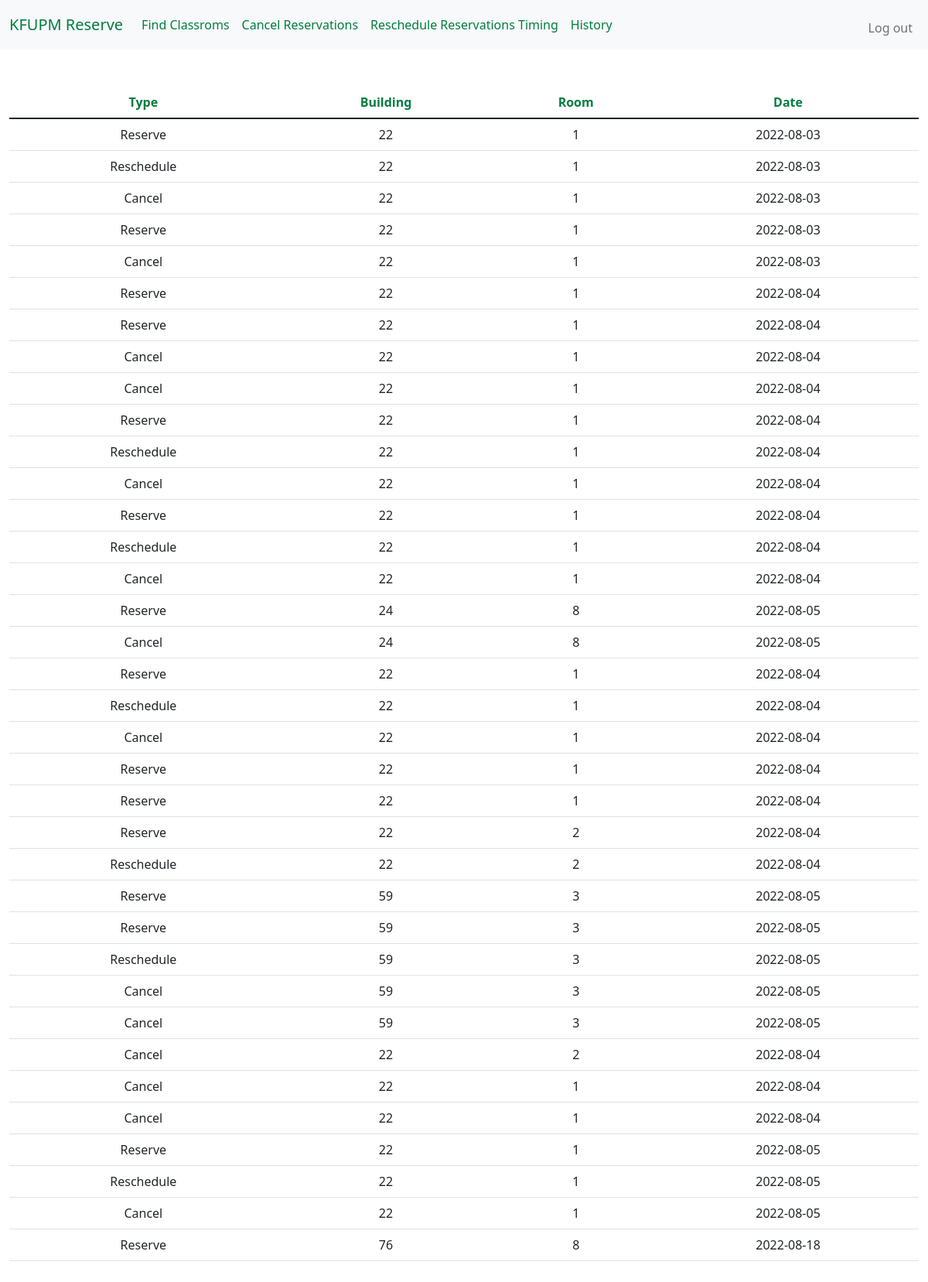
Screenshot of /history (signed in) with the database file from the repository.
### tables this page shows
CREATE TABLE history(
type TEXT NOT NULL, date TEXT NOT NULL, user_id INTEGER NOT NULL, building INTEGER NOT NULL, number INTEGER NOT NULL);

### app.py (the view)
@app.route("/history")
@login_required
def history():
    id = session["user_id"]
    information = db.execute("SELECT * FROM history WHERE user_id = ?;", id)
    return render_template("history.html", information = information)

### app.py (called while the page is built)
@app.after_request
def after_request(response):
    response.headers["Cache-Control"] = "no-cache, no-store, must-revalidate"
    response.headers["Expires"] = 0
    response.headers["Pragma"] = "no-cache"
    return response

### helpers.py (called while the page is built)
def login_required(f):
    @wraps(f)
    def decorated_function(*args, **kwargs):
        if session.get("user_id") is None:
            return redirect("/login")
        return f(*args, **kwargs)
    return decorated_function

### templates/history.html (shortened to what this page needs)
{% extends "layout.html" %}
{% block main %}
    <table class="table" id="myTable">
        <tr>
            <th scope="col">Type</th>
            <th scope="col">Building</th>
            <th scope="col">Room</th>
            <th scope="col">Date</th>
          </tr>
          <tbody>
            {% for info in information %}
                <tr scope="row">
                  <td>
                    {{info["type"]}}
                  </td>
                  <td>
                    {{info["building"]}}
                  </td>
                  <td>
                    {{info["number"]}}
                  </td>
                  <td>
                    {{info["date"]}}
                  </td>
                </tr>
            {% endfor %}
          </tbody>
    </table>
{% endblock %}

### templates/layout.html (shortened to what this page needs)
<!DOCTYPE html>
<html lang="en">
    <head>
        <link href="https://cdn.jsdelivr.net/npm/bootstrap@5.1.3/dist/css/bootstrap.min.css" rel="stylesheet">
        <link href="/static/styles.css" rel="stylesheet">
    </head>
    <body>
        <div clas="container-fluid">
            <nav class="navbar navbar-expand-md navbar-light bg-light">
                <div class="container-fluid">
                  <a class="navbar-brand" href="/" style="color: #007d40;">KFUPM Reserve</a>
                  {% if session["user_id"] %}
                    <div class="collapse navbar-collapse" id="navbarScroll">
                        <ul class="navbar-nav me-auto my-2 my-lg-0 navbar-nav-scroll" style="--bs-scroll-height: 100px;">
                        <li class="nav-item">
                            <a class="nav-link" aria-current="page" href="/find" style="color: #007d40;">Find Classroms</a>
                        </li>
                        <li class="nav-item">
                            <a class="nav-link" href="/cancel" style="color: #007d40;">Cancel Reservations</a>
                        </li>
                        <li class="nav-item">
                            <a class="nav-link" style="color: #007d40;" href="/reschedule">Reschedule Reservations Timing</a>
                        </li>
                        <li class="nav-item">
                            <a class="nav-link" style="color: #007d40;" href="/history">History</a>
                        </li>
                        </ul>
                        <ul class="navbar-nav ms-auto mt-2">
                            <li class="nav-item">
                                <a class="nav-link" href="/logout">Log out</a>
                            </li>
                        </ul>
                    </div>
                {% endif %}
              </nav>
        </div>
        <main class="container-fluid py-5 text-center">
            {% block main %}{% endblock %}
        </main>
    </body>
</html>

### static/styles.css (style rules this page uses)
th { color: #007d40; }

### rows the page displays
history: type "Reserve", building "22", number "1", date "2022-08-03"
history: type "Reschedule", building "22", number "1", date "2022-08-03"
history: type "Cancel", building "22", number "1", date "2022-08-03"
history: type "Reserve", building "22", number "1", date "2022-08-03"
history: type "Cancel", building "22", number "1", date "2022-08-03"
history: type "Reserve", building "22", number "1", date "2022-08-04"
history: type "Reserve", building "22", number "1", date "2022-08-04"
history: type "Cancel", building "22", number "1", date "2022-08-04"
history: type "Cancel", building "22", number "1", date "2022-08-04"
history: type "Reserve", building "22", number "1", date "2022-08-04"
history: type "Reschedule", building "22", number "1", date "2022-08-04"
history: type "Cancel", building "22", number "1", date "2022-08-04"
history: type "Reserve", building "22", number "1", date "2022-08-04"
history: type "Reschedule", building "22", number "1", date "2022-08-04"
history: type "Cancel", building "22", number "1", date "2022-08-04"
history: type "Reserve", building "24", number "8", date "2022-08-05"
history: type "Cancel", building "24", number "8", date "2022-08-05"
history: type "Reserve", building "22", number "1", date "2022-08-04"
history: type "Reschedule", building "22", number "1", date "2022-08-04"
history: type "Cancel", building "22", number "1", date "2022-08-04"
history: type "Reserve", building "22", number "1", date "2022-08-04"
history: type "Reserve", building "22", number "1", date "2022-08-04"
history: type "Reserve", building "22", number "2", date "2022-08-04"
history: type "Reschedule", building "22", number "2", date "2022-08-04"
history: type "Reserve", building "59", number "3", date "2022-08-05"
history: type "Reserve", building "59", number "3", date "2022-08-05"
history: type "Reschedule", building "59", number "3", date "2022-08-05"
history: type "Cancel", building "59", number "3", date "2022-08-05"
history: type "Cancel", building "59", number "3", date "2022-08-05"
history: type "Cancel", building "22", number "2", date "2022-08-04"
history: type "Cancel", building "22", number "1", date "2022-08-04"
history: type "Cancel", building "22", number "1", date "2022-08-04"
history: type "Reserve", building "22", number "1", date "2022-08-05"
history: type "Reschedule", building "22", number "1", date "2022-08-05"
history: type "Cancel", building "22", number "1", date "2022-08-05"
history: type "Reserve", building "76", number "8", date "2022-08-18"
